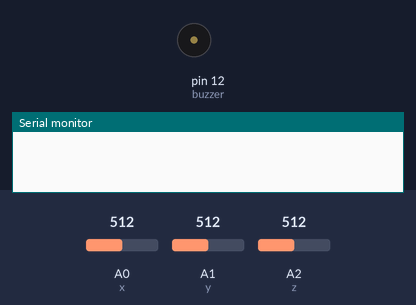
Simulated run of this sketch. Board: Arduino Uno, built with avr-gcc and run on an emulated ATmega328P. Parts: buzzer (waves = sounding, pin HIGH), the last lines printed to the serial monitor. Inputs (shaded band) come from the test bench; at power-on: A0 (x) = 512, A2 (z) = 512, A1 (y) = 512.

Above: at 0.1 s.
At 2.2 s:
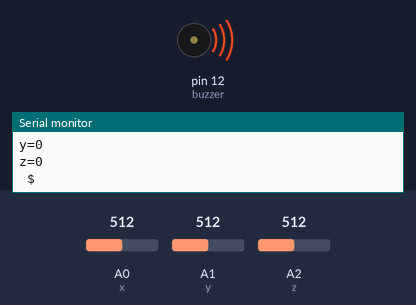
2.3 s: A0 (x) set to 595
3.8 s: A0 (x) set to 626
5.3 s: A2 (z) set to 600
6.8 s: A2 (z) set to 623
Timing chart, 0 to 9.3 s (numbered marks = the images above; inputs shaded):
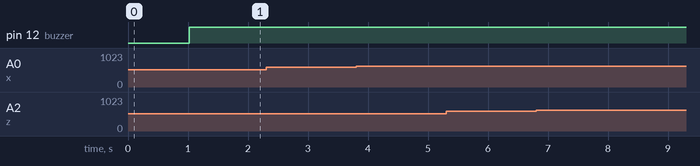

The sketch:

Arduino_code.ino
```cpp
#define buzzer 12
#define x A0
#define y A1
#define z A2

int xsample=0;
int ysample=0;
int zsample=0;
long start;
int b=0;
#define samples 50
#define maxVal 300
#define minVal 14
#define buzTime 2000

void setup()
{
  Serial.begin(9600);
  delay(1000);
  pinMode(buzzer, OUTPUT);
  b=0;
  digitalWrite(buzzer, b);
  for(int i=0;i<samples;i++)
  {
    xsample+=analogRead(x);
    ysample+=analogRead(y);
    zsample+=analogRead(z);
  }

  xsample/=samples;
  ysample/=samples;
  zsample/=samples;

}

void loop()
{
    int value1=analogRead(x);
    int value2=analogRead(y);
    int value3=analogRead(z);

    int xValue=xsample-value1;
    int yValue=ysample-value2;
    int zValue=zsample-value3;


    if(xValue < minVal || xValue > maxVal  || yValue < minVal || yValue > maxVal  || zValue < minVal || zValue > maxVal)
    {
      if(b == 0)
      start=millis();
       b=1;
    }

   else if(b == 1)
   {
      if(millis()>= start+buzTime)
      b=0;
   }
    digitalWrite(buzzer, b);
    Serial.print("x=");
    Serial.println(xValue);
    Serial.print("y=");
    Serial.println(yValue);
    Serial.print("z=");
    Serial.println(zValue);
    Serial.println(" $");
}
```
